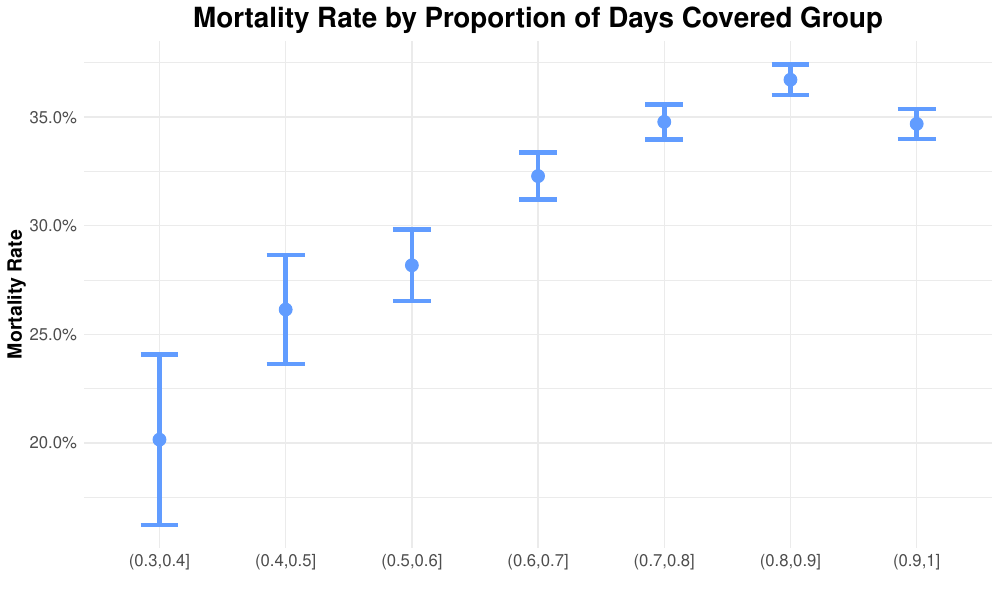

Reproduce this figure in R.
library(ggplot2)
library(data.table)

load("data/SNV_MET_ALL_BEFORE_POSITIVE.RData")

# discretize PDC into groups by 0.1 increment
DT[, PDC_group := cut(PDC, breaks = seq(0, 1, by = 0.1))]
DT[, DEAD := as.numeric(DEAD) - 1]

# Calculate mean mortality rate for each PDC group
DT_mortality_rate <- DT[, .(mortality_rate = mean(DEAD)), by = PDC_group]
DT_original_counts <- DT[, .(N = .N), by = PDC_group]
DT_mortality_rate <- merge(DT_mortality_rate, DT_original_counts, by = "PDC_group")
DT_mortality_rate[, se := sqrt(mortality_rate * (1 - mortality_rate) / N)]

# Create the scatter plot
p <- ggplot(DT_mortality_rate, aes(x = PDC_group, y = mortality_rate)) +
  geom_point(color = "#619CFF", size = 4, shape = 19) +
  geom_errorbar(aes(ymin = mortality_rate - 1.96*se, ymax = mortality_rate + 1.96*se), 
                width = 0.3, color = "#619CFF", linewidth = 1.5) +
  theme_minimal() +
  labs(x = "", y = "Mortality Rate", 
       title = "Mortality Rate by Proportion of Days Covered Group") +
  scale_y_continuous(name = "Mortality Rate", 
                     labels = scales::percent_format(accuracy = .1)) +
  theme(legend.position = "none",
        plot.title = element_text(hjust = 0.5, size = 20, face = "bold"),
        axis.title.x = element_text(size = 14, face = "bold"),
        axis.title.y = element_text(size = 14, face = "bold"),
        axis.text = element_text(size = 12))

ggsave(filename = "plot_mortality_vs_pdc.pdf", plot = p, device = "pdf", 
       path = "plots/", width = 10, height = 6, dpi = 300)
